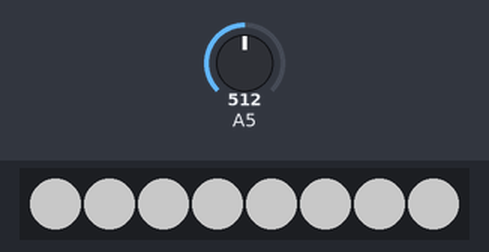
This sketch was run on a simulated Arduino Uno, built with avr-gcc and run on an emulated ATmega328P. On the bench: 8 RGB LEDs in strip order, left to right. The test bench sets the inputs (shaded band); at power-on: A5 = 512. Dim RGB values are drawn brighter than linear.

Above: at 1.2 s.
1.3 s: A5 set to 587
2.8 s: A5 set to 614
At 3.5 s:
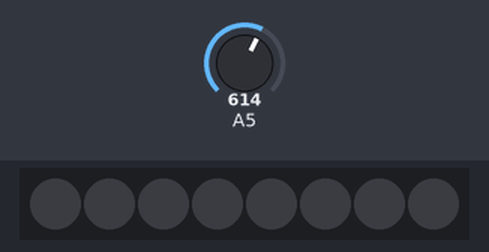
4.3 s: A5 set to 511
At 4.7 s:
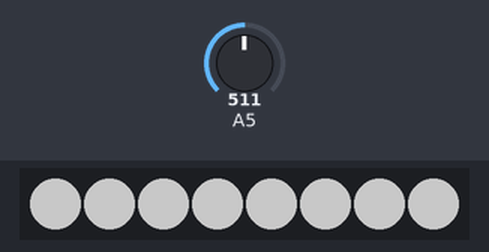
5.8 s: A5 set to 716
At 7.0 s:
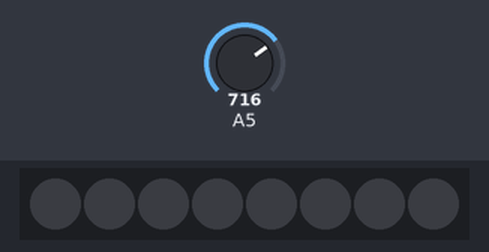
Timing chart, 0 to 8.3 s (numbered marks = the images above; inputs shaded):
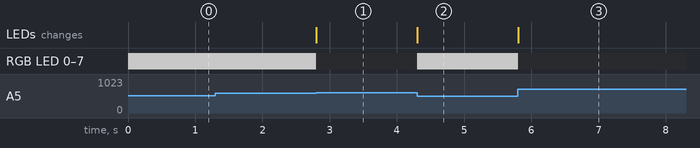

Measured:
- the behaviour switches between 599 and 600 on A5 (found by bisection; images 0 and 1)
- after the input at 1.3 s, every drawn part: stays the same
- after the input at 2.8 s, RGB LED 0–7: RGB(100, 100, 100) → off at once; the LEDs: change at once (image 1)
- after the input at 4.3 s, RGB LED 0–7: off → RGB(100, 100, 100) at once; the LEDs: change at once (image 2)
- after the input at 5.8 s, RGB LED 0–7: RGB(100, 100, 100) → off at once; the LEDs: change at once (image 3)

The sketch:

6_4.ino
```cpp
#include <Adafruit_NeoPixel.h>
Adafruit_NeoPixel RGB_LED = Adafruit_NeoPixel(8, 3, NEO_GRB);

void setup(){
  RGB_LED.begin();
  RGB_LED.clear();
}

void loop(){
  int cds = analogRead(A5);
  int light = map(cds, 125, 600, 0, 3);


  for(int i=0; i<8; i++){RGB_LED.setPixelColor(i, 255, 255, 255);}

  if(light == 0){RGB_LED.setBrightness(0);}
  else if(light == 1){RGB_LED.setBrightness(50);}
  else if(light == 2){RGB_LED.setBrightness(100);}
  else{RGB_LED.setBrightness(0);}
  RGB_LED.show();
  delay(1);
}
```
